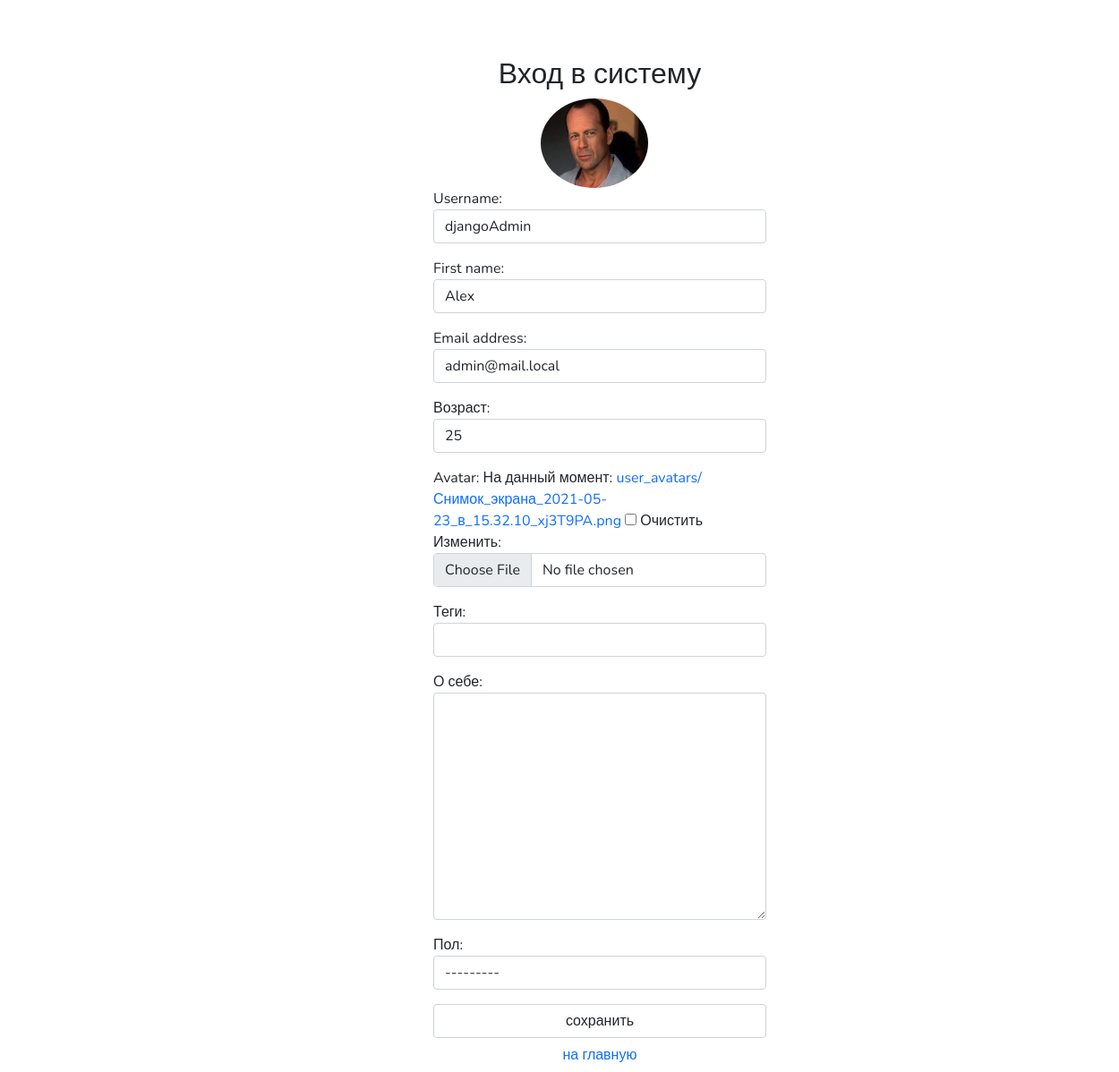
Page /auth/profile/ (signed in) on the committed database.
### authapp/models.py (models this page shows, shortened)
class ShopUser(AbstractUser):
    avatar = models.ImageField(
        upload_to='user_avatars',
        blank=True
    )
    age = models.PositiveIntegerField(
        verbose_name='возраст',
        default=18
    )
    REQUIRED_FIELDS = AbstractUser.REQUIRED_FIELDS + ['age']
    activation_key = models.CharField(
        max_length=128,
        blank=True
    )
    activation_key_created = models.DateTimeField(
        auto_now_add=True,
        blank=True,
        null=True,
    )

### authapp/views.py (the view)
# urls.py: path('profile/', authapp.edit, name='edit'),
def edit(request):
    title = 'редактирование'
    if request.method == 'POST':
        edit_form = ShopUserEditForm(request.POST, request.FILES, instance=request.user)
        profile_form = ShopUserProfileEditForm(request.POST, instance=request.user.shopuserprofile)
        if edit_form.is_valid() and profile_form.is_valid():
            edit_form.save()
            return HttpResponseRedirect(reverse('auth:edit'))
    else:
        edit_form = ShopUserEditForm(instance=request.user)
        profile_form = ShopUserProfileEditForm(instance=request.user.shopuserprofile)
    content = {
        'title': title,
        'edit_form': edit_form,
        'profile_form': profile_form
    }
    return render(request, 'authapp/edit.html', content)

### authapp/forms.py (shortened to what this page needs)
class ShopUserEditForm(UserChangeForm):
    class Meta:
        model = ShopUser
        fields = ('username', 'first_name', 'email', 'age', 'avatar', 'password')
    def __init__(self, *args, **kwargs):
        super().__init__(*args, **kwargs)
        for field_name, field in self.fields.items():
            field.widget.attrs['class'] = 'form-control'
            field.help_text = ''
            if field_name == 'password':
                field.widget = HiddenInput()

class ShopUserProfileEditForm(models.ModelForm):
    class Meta:
        model = ShopUserProfile
        fields = ('tagline', 'about_me', 'gender')
    def __init__(self, *args, **kwargs):
        super().__init__(*args, **kwargs)
        for field_name, field in self.fields.items():
            field.widget.attrs['class'] = 'form-control'

### mainapp/context_processors.py (called while the page is built)
def basket(request):
    basket_list = []
    if request.user.is_authenticated:
        basket_list = Basket.objects.filter(user=request.user)
    return {
        'basket': basket_list
    }

### authapp/templates/authapp/edit.html (shortened to what this page needs)
{% extends 'authapp/base.html' %}
{% load static %}
{% block content %}
    <div class="col-4 mx-auto">
        <div class="row">
            <div class="user_avatar">
                {% if not user.avatar %}<i class="fas fa-user-circle icon fa-10x"></i>
                    {% else %}
                    <img src="/media/{{ user.avatar }}" class="rounded-circle">
                {% endif %}
            </div>
        </div>
        <div class="row">
            <form class="form-horizontal" action="{% url 'auth:edit' %}" method="post" enctype="multipart/form-data">
                {{ edit_form.as_p }}
                {{ profile_form.as_p }}
                <input class="form-control" type="submit" value="сохранить">
            </form>
            <button class="btn btn-round form-control last">
                <a href="{% url 'index' %}" class="">
                    на главную
                </a>
            </button>
        </div>
    </div>
{% endblock %}

### geekshop/static/style-gs.css (style rules this page uses)
* { margin: 0; padding: 0; }
body { font-family: 'Montserrat', sans-serif; }
html, body { height: 100%; }

### geekshop/static/style.css (style rules this page uses)
:root { --header-height: 3rem; --nav-width: 68px; --first-color: #4723D9; --first-color-light: #AFA5D9; --white-color: #F7F6FB; --body-font: 'Nunito', sans-serif; --normal-font-size: 1rem; --z-fixed: 100 }
body { position: relative; margin: var(--header-height) 0 0 0; padding: 0 1rem; font-family: var(--body-font); font-size: var(--normal-font-size); transition: .5s }
a { text-decoration: none }
.rounded-circle { height: 100px; width: 120px; margin-left: 120px; }
@media screen and (min-width: 768px) { body { margin: calc(var(--header-height) + 1rem) 0 0 0; padding-left: calc(var(--nav-width) + 2rem) } }

### rows in the picture
ShopUser: avatar (picture), username "djangoAdmin", first_name "Alex", email "admin@mail.local", age "25"
